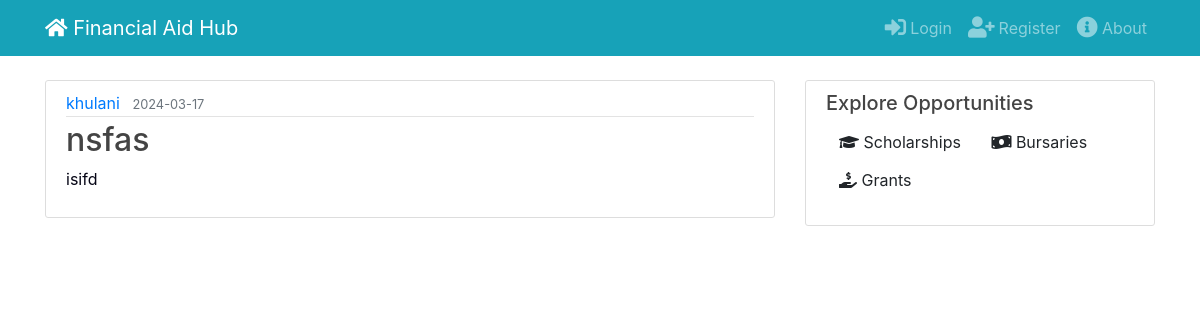
/post/1, run on the app's committed database.
### app/models.py (models this page shows, shortened)
class User(db.Model, UserMixin):
    id = db.Column(db.Integer, primary_key=True)
    username = db.Column(db.String(20), nullable=False, unique=True)
    email = db.Column(db.String(80), nullable=False, unique=True)
    password = db.Column(db.String(60), nullable=False)
    role = db.Column(db.String(20), nullable=False)  # Add role field to distinguish between admin and student
    posts = db.relationship('Post', backref='author', lazy=True)
    applications = db.relationship('Application', backref='applicant', lazy=True)  # Add relationship to applications

class Post(db.Model):
    id = db.Column(db.Integer, primary_key=True)
    title = db.Column(db.String(100), nullable=False)
    date_posted = db.Column(db.DateTime, nullable=False, default=datetime.now)
    content = db.Column(db.Text, nullable=False)
    post_type = db.Column(db.String(20), nullable=False)
    application_deadline = db.Column(db.String(50), nullable=False)  # Add application_deadline field
    eligibility_criteria = db.Column(db.Text, nullable=False)  # Add eligibility_criteria field
    funding_amount = db.Column(db.Integer, nullable=False)  # Add funding_amount field
    contact_email = db.Column(db.String(120), nullable=False)  # Add contact_email field
    choose_career = db.Column(db.String(50), nullable=False)  # Add choose_career field
    user_id = db.Column(db.Integer, db.ForeignKey('user.id'), nullable=False)
    applications = db.relationship('Application', backref='post', lazy=True)

### app/routes.py (the view)
@app.route('/post/<int:post_id>')
def single_post(post_id):
    post = Post.query.get_or_404(post_id)
    return render_template('post.html', title=post.title, post=post)

### app/templates/post.html (shortened to what this page needs)
{% extends "layout.html" %}
{% block content %}
<article class="media content-section">
    <div class="media-body">
        <div class="article-metadata">
            <a class="mr-2" href="#">{{ post.author.username }}</a>
            <small class="text-muted">{{ post.date_posted.strftime('%Y-%m-%d') }}</small>
        </div>
        <h2><a class="article-title" href="{{url_for('single_post', post_id=post.id)}}">{{ post.title }}</a></h2>
        <p class="article-content">{{ post.content }}</p>
    </div>
</article>
{% endblock content %}

### app/static/main.css (style rules this page uses)
body { background: #f0f8ff; color: #050515; margin-top: 5rem; overflow-y: auto; }
h1, h2, h3, h4, h5, h6 { color: #444444; }
.content-section { background: #ffffff; padding: 10px 20px; border: 1px solid #dddddd; border-radius: 3px; margin-bottom: 20px; }
.article-title { color: #444444; }
.article-content { white-space: pre-line; }
.article-metadata { padding-bottom: 1px; margin-bottom: 4px; border-bottom: 1px solid #e3e3e3; }

### data on the page
User: author.username "khulani"
Post: date_posted "2024-03-17", title "nsfas", content "isifd"
